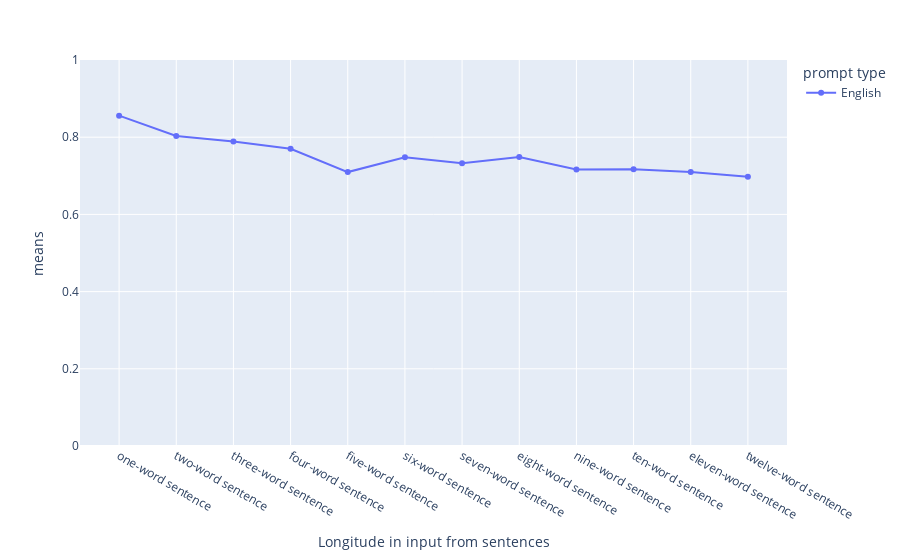

The cell this chart's notebook holds for it:
### Code cell
import plotly.express as px

averages = pd.DataFrame()
eng_averages = pd.DataFrame()

mean1= percentages['one-word sentence'].mean()
mean2= percentages['two-word sentence'].mean()
mean3= percentages['three-word sentence'].mean()
mean4= percentages['four-word sentence'].mean()
mean5= percentages['five-word sentence'].mean()
mean6= percentages['six-word sentence'].mean()
mean7= percentages['seven-word sentence'].mean()
mean8= percentages['eight-word sentence'].mean()
mean9= percentages['nine-word sentence'].mean()
mean10= percentages['ten-word sentence'].mean()
mean11= percentages['eleven-word sentence'].mean()
mean12= percentages['twelve-word sentence'].mean()
mean13= percentages['thirteen-word sentence'].mean()


averages['means'] = [mean1, mean2, mean3, mean4, mean5, mean6, mean7, mean8, mean9, mean10, mean11, mean12]
averages['Longitude in input from sentences'] = ['one-word sentence', 'two-word sentence', 'three-word sentence', 'four-word sentence', 'five-word sentence',
                                                 'six-word sentence', 'seven-word sentence', 'eight-word sentence', 'nine-word sentence', 'ten-word sentence',
                                                 'eleven-word sentence', 'twelve-word sentence'
                                                 ]
averages['prompt type'] = ['English', 'English', 'English', 'English', 'English',
                           'English', 'English', 'English', 'English', 'English',
                           'English', 'English']
print(averages)

fig = px.line(averages, x="Longitude in input from sentences", y="means",  markers=True, color ='prompt type')
fig.update_yaxes(range=[0, 1])

fig.show()

### Figure 1 — Plotly figure (JSON) as saved in the notebook; plotly's stock layout.template omitted (floating-point values rounded to 4 significant figures)
{"data": [{"hovertemplate": "prompt type=English<br>Longitude in input from sentences=%{x}<br>means=%{y}<extra></extra>", "legendgroup": "English", "line": {"color": "#636efa", "dash": "solid"}, "marker": {"symbol": "circle"}, "mode": "lines+markers", "name": "English", "orientation": "v", "showlegend": true, "type": "scatter", "x": ["one-word sentence", "two-word sentence", "three-word sentence", "four-word sentence", "five-word sentence", "six-word sentence", "seven-word sentence", "eight-word sentence", "nine-word sentence", "ten-word sentence", "eleven-word sentence", "twelve-word sentence"], "xaxis": "x", "y": [0.8559, 0.8031, 0.7888, 0.7699, 0.7096, 0.748, 0.7325, 0.7488, 0.7165, 0.7169, 0.7096, 0.6975], "yaxis": "y"}], "layout": {"legend": {"title": {"text": "prompt type"}, "tracegroupgap": 0}, "margin": {"t": 60}, "xaxis": {"anchor": "y", "domain": [0, 1], "title": {"text": "Longitude in input from sentences"}}, "yaxis": {"anchor": "x", "domain": [0, 1], "range": [0, 1], "title": {"text": "means"}}}}
